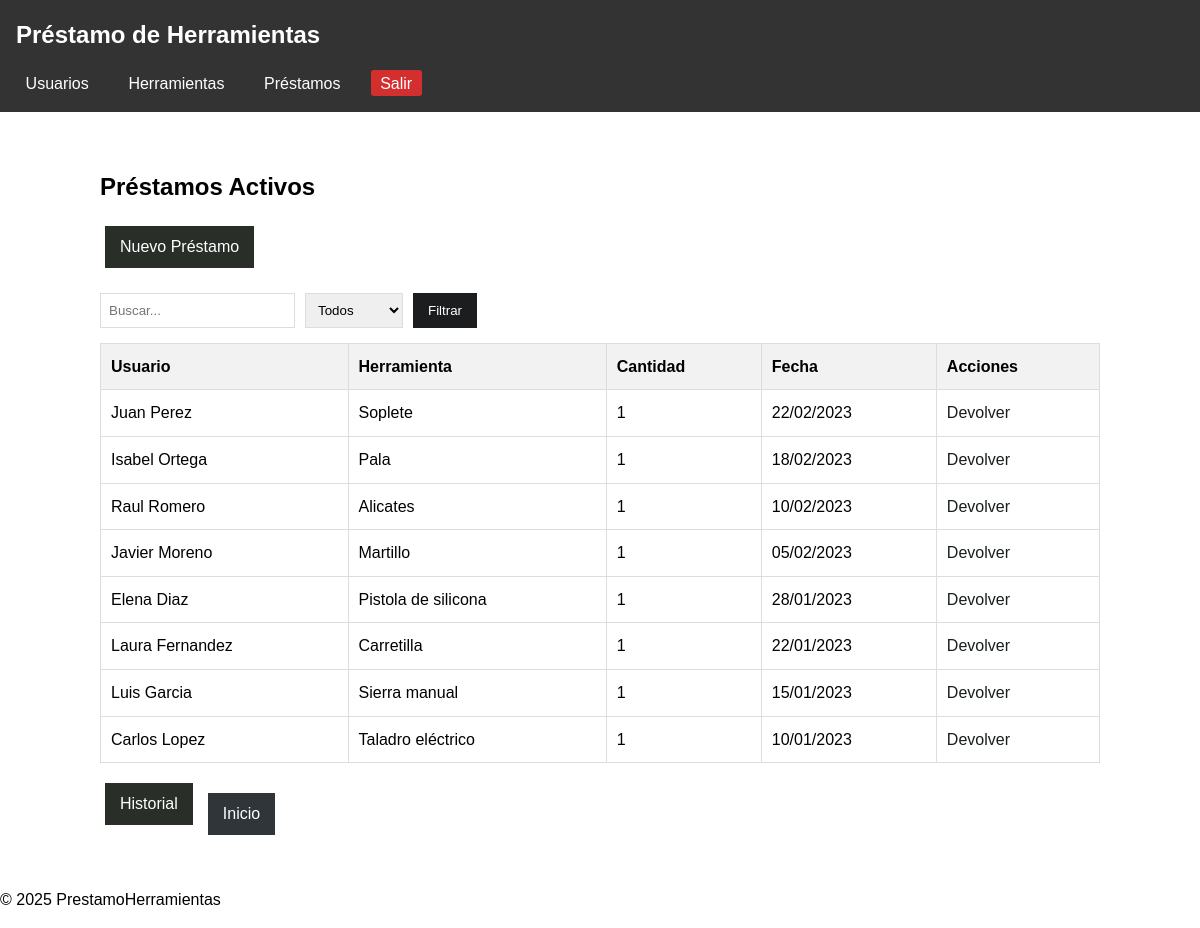
Screenshot of /?controller=prestamos (signed in) with the database file from the repository.
### tables this page shows
CREATE TABLE IF NOT EXISTS prestamos (
    id INT AUTO_INCREMENT PRIMARY KEY,
    id_usuario INT NOT NULL,
    fecha_prestamo DATE NOT NULL,
    fecha_devolucion_estimada DATE NOT NULL,
    fecha_devolucion_real DATE DEFAULT NULL,
    estado ENUM('activo', 'devuelto') DEFAULT 'activo',
    FOREIGN KEY (id_usuario) REFERENCES usuarios(id) ON DELETE CASCADE ON UPDATE CASCADE
);

CREATE TABLE IF NOT EXISTS usuarios (
    id INT AUTO_INCREMENT PRIMARY KEY,
    nombre VARCHAR(100) NOT NULL,
    apellido VARCHAR(100) NOT NULL,
    email VARCHAR(100) UNIQUE NOT NULL,
    password VARCHAR(255) NOT NULL,
    rol ENUM('admin', 'usuario') NOT NULL
);

CREATE TABLE IF NOT EXISTS herramientas (
    id INT AUTO_INCREMENT PRIMARY KEY,
    nombre VARCHAR(100) NOT NULL,
    descripcion TEXT,
    cantidad_disponible INT UNSIGNED NOT NULL DEFAULT 0
);

CREATE TABLE IF NOT EXISTS detalle_prestamos (
    id INT AUTO_INCREMENT PRIMARY KEY,
    id_prestamo INT NOT NULL,
    id_herramienta INT NOT NULL,
    cantidad INT NOT NULL,
    devuelto TINYINT(1) DEFAULT 0,
    FOREIGN KEY (id_prestamo) REFERENCES prestamos(id) ON DELETE CASCADE ON UPDATE CASCADE,
    FOREIGN KEY (id_herramienta) REFERENCES herramientas(id) ON DELETE CASCADE ON UPDATE CASCADE
);

### app/Controller/PrestamoController.php (called while the page is built, shortened)
<?php
require_once __DIR__.'/../Helpers/Auth.php';
require_once __DIR__.'/../Model/Prestamo.php';
class PrestamoController {
    public function index() {
        $q = $_GET['q'] ?? '';
        $estado = $_GET['estado'] ?? 'activo';
        $prestamos = Prestamo::buscar($q, $estado);
        include '../app/View/prestamos/index.php';
    }
}

### public/index.php (called while the page is built, shortened)
<?php
require_once '../routes.php';

### app/Helpers/Auth.php (called while the page is built, shortened)
<?php
class Auth {
    public static function check() {
        return isset($_SESSION['usuario']);
    }
    public static function isAdmin() {
        return self::check() && $_SESSION['usuario']['rol'] === 'admin';
    }
}

### app/Model/Prestamo.php (called while the page is built, shortened)
<?php
require_once __DIR__.'/../Helpers/Auth.php';
class Prestamo {
    public static function buscar($q = '', $estado = 'activo') {
    $db = Database::connect();
    $where = "WHERE p.estado = ?";
    $params = [$estado];
    $sql = "
        SELECT p.id AS id_prestamo, u.nombre, u.apellido, h.nombre AS herramienta, dp.cantidad, dp.id_herramienta, dp.id AS id_detalle,
            p.fecha_prestamo, p.fecha_devolucion_estimada, p.fecha_devolucion_real, p.estado
        FROM prestamos p
        JOIN usuarios u ON p.id_usuario = u.id
        JOIN detalle_prestamos dp ON p.id = dp.id_prestamo
        JOIN herramientas h ON dp.id_herramienta = h.id
        $where
        ORDER BY p.fecha_prestamo DESC
    ";
    $stmt = $db->prepare($sql);
    $stmt->execute($params);
    return $stmt->fetchAll(PDO::FETCH_ASSOC);
    }
}

### app/View/prestamos/index.php (the view, shortened to what this page needs)
<?php include __DIR__ . '/../VistaReutilizable/encabezado.php'; ?>
<link rel="stylesheet" href="/Sistema_prestamo_de_herramientas/public/assets/css/styles.css">
<div class="prestamos">
    <h2>Préstamos Activos</h2>
    <a href="?controller=prestamos&action=create" class="boton">Nuevo Préstamo</a>
    <form class="filtros" method="GET" action="">
        <input type="text" name="q" placeholder="Buscar..." value="<?= htmlspecialchars($_GET['q'] ?? '') ?>">
        <select name="estado">
            <option value="">Todos</option>
        </select>
        <button type="submit">Filtrar</button>
    </form>
    <table class="tabla-prestamos">
        <thead>
            <tr>
                <th>Usuario</th>
                <th>Herramienta</th>
                <th>Cantidad</th>
                <th>Fecha</th>
                <th>Acciones</th>
            </tr>
        </thead>
        <tbody>
            <?php foreach ($prestamos as $p): ?>
            <tr>
                <td><?= $p['nombre'] . ' ' . $p['apellido'] ?></td>
                <td><?= $p['herramienta'] ?></td>
                <td><?= $p['cantidad'] ?></td>
                <td><?= date('d/m/Y', strtotime($p['fecha_prestamo'])) ?></td>
                <td class="acciones">
                    <a href="?controller=prestamos&action=devolver_parcial&id_detalle=<?= $p['id_detalle'] ?>">Devolver</a>
                </td>
            </tr>
            <?php endforeach; ?>
        </tbody>
    </table>
    <div class="enlaces">
        <a href="?controller=prestamos&action=historial" class="boton">Historial</a>
        <a href="?controller=auth&action=login" class="boton-secundario">Inicio</a>
    </div>
</div>
<?php include __DIR__ . '/../VistaReutilizable/pie.php'; ?>

### public/assets/css/styles.css (style rules this page uses)
table { width: 100%; border-collapse: collapse; margin-top: 20px; background: white; }
.botones button, .boton { padding: 8px 15px; margin: 0 5px; background: #4CAF50; color: white; border: none; text-decoration: none; display: inline-block; }
.boton { background: #242527; }
.boton { display: inline-block; padding: 8px 12px; background: #2d302d; color: white; text-decoration: none; margin-bottom: 10px; }
.boton-secundario { display: inline-block; padding: 8px 12px; background: #252729; color: white; text-decoration: none; margin-top: 10px; }
.acciones a { margin-right: 10px; color: #19699e; text-decoration: none; }
.prestamos { max-width: 1000px; margin: 0 auto; padding: 20px; }
.filtros { margin: 15px 0; display: flex; gap: 10px; }
.filtros input, .filtros select { padding: 8px; border: 1px solid #ddd; }
.filtros button { padding: 8px 15px; background: #1c1d1f; color: white; border: none; }
.tabla-prestamos { width: 100%; border-collapse: collapse; margin: 15px 0; }
.tabla-prestamos th, .tabla-prestamos td { padding: 10px; border: 1px solid #ddd; text-align: left; }
.tabla-prestamos th { background-color: #f2f2f2; }
.acciones a { color: #191f1a; text-decoration: none; }
.enlaces { margin-top: 20px; display: flex; gap: 10px; }
.boton { padding: 8px 15px; background: #292e29; color: white; text-decoration: none; display: inline-block; }
.boton-secundario { padding: 8px 15px; background: #30353a; color: white; text-decoration: none; display: inline-block; }
body { font-family: Arial, sans-serif; margin: 0; padding: 0; line-height: 1.6; }

### rows the page displays
prestamos: id_usuario.nombre "Juan", id_usuario.apellido "Perez", herramientas.nombre "Soplete", detalle_prestamos.cantidad "1", fecha_prestamo "22/02/2023"
prestamos: id_usuario.nombre "Isabel", id_usuario.apellido "Ortega", herramientas.nombre "Pala", detalle_prestamos.cantidad "1", fecha_prestamo "18/02/2023"
prestamos: id_usuario.nombre "Raul", id_usuario.apellido "Romero", herramientas.nombre "Alicates", detalle_prestamos.cantidad "1", fecha_prestamo "10/02/2023"
prestamos: id_usuario.nombre "Javier", id_usuario.apellido "Moreno", herramientas.nombre "Martillo", detalle_prestamos.cantidad "1", fecha_prestamo "05/02/2023"
prestamos: id_usuario.nombre "Elena", id_usuario.apellido "Diaz", herramientas.nombre "Pistola de silicona", detalle_prestamos.cantidad "1", fecha_prestamo "28/01/2023"
prestamos: id_usuario.nombre "Laura", id_usuario.apellido "Fernandez", herramientas.nombre "Carretilla", detalle_prestamos.cantidad "1", fecha_prestamo "22/01/2023"
prestamos: id_usuario.nombre "Luis", id_usuario.apellido "Garcia", herramientas.nombre "Sierra manual", detalle_prestamos.cantidad "1", fecha_prestamo "15/01/2023"
prestamos: id_usuario.nombre "Carlos", id_usuario.apellido "Lopez", herramientas.nombre "Taladro eléctrico", detalle_prestamos.cantidad "1", fecha_prestamo "10/01/2023"
